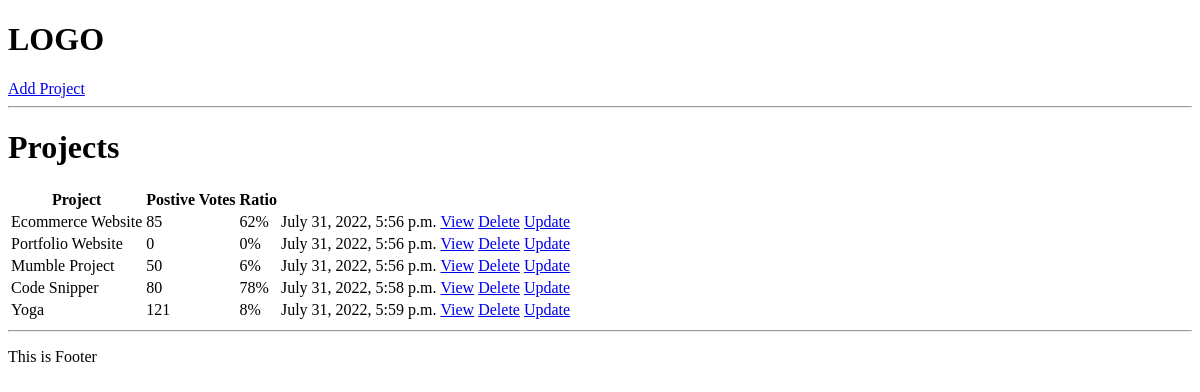
Before: / with the older database file.
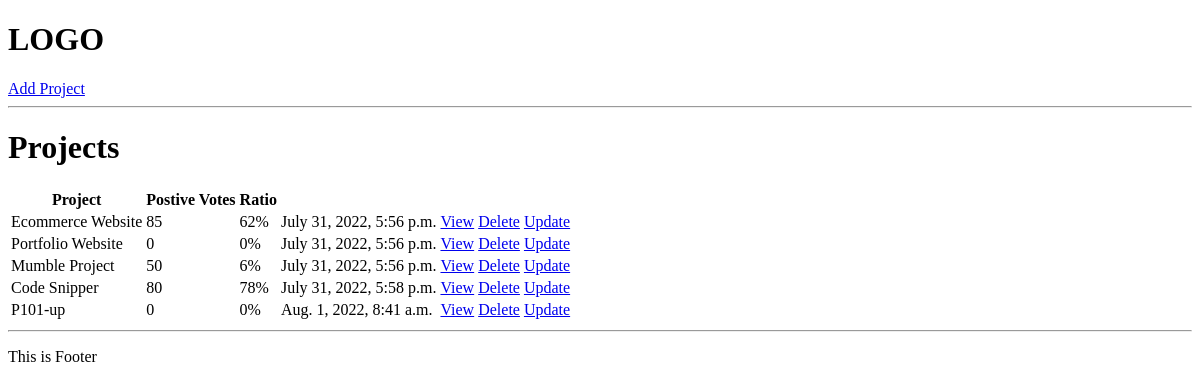
After: the same page with the newer database file.
### projects/models.py (models this page shows, shortened)
class Project(models.Model):
    title = models.CharField(max_length=200)
    description = models.TextField(null = True, blank=True)
    demo_link = models.CharField(max_length=2000, null = True, blank=True)
    source_link = models.CharField(max_length=2000, null=True, blank=True)
    tags = models.ManyToManyField('Tag', blank=True)
    vote_total = models.IntegerField(default=0, null=True, blank=True)
    vote_ratio = models.IntegerField(default=0, null=True, blank=True)
    created = models.DateTimeField(auto_now_add=True)
    id = models.UUIDField(default=uuid.uuid4, unique=True, primary_key=True, editable=False)

### projects/views.py (the view)
# urls.py: path('', include('projects.urls'))
def projects(request):
    projects = Project.objects.all()
    context = {'projects':projects }
    return render(request, 'projects/projects.html', context)

### projects/templates/projects/projects.html
{% extends 'main.html' %}
{% block content %}
<h1>Projects</h1>
<table>
    <tr>
        <th>Project</th>
        <th>Postive Votes</th>
        <th>Ratio</th>
        <th></th>
        <th></th>
    </tr>
    {% for project in projects %}
    <tr>
        <td>{{project.title}}</td>
        <td>{{project.vote_total}}</td>
        <td>{{project.vote_ratio}}%</td>
        <td>{{project.created}}</td>
        <td><a href="{% url 'project' project.id %}">View</a></td>
        <td><a href="{% url 'delete-project' project.id %}">Delete</a></td>
        <td><a href="{% url 'update-project' project.id %}">Update</a></td>
    </tr>
    {% endfor %}
</table>
<hr>
{% endblock content %}

### templates/main.html (shortened to what this page needs)
<!DOCTYPE html>
<html lang="en">
<head>
</head>
<body>
    {% include 'navbar.html' %}
    {% block content %}
    {% endblock content %}
    <p>This is Footer</p>
</body>
</html>

### templates/navbar.html
<h1>LOGO</h1>
<a href="{% url 'create-project' %}">Add Project</a>
<hr>

Changed rows visible on the page:
removed Project: title "Yoga", vote_total "121", vote_ratio "8", created "July 31, 2022, 5:59 p.m."
added Project: title "P101-up", vote_total "0", vote_ratio "0", created "Aug. 1, 2022, 8:41 a.m."
